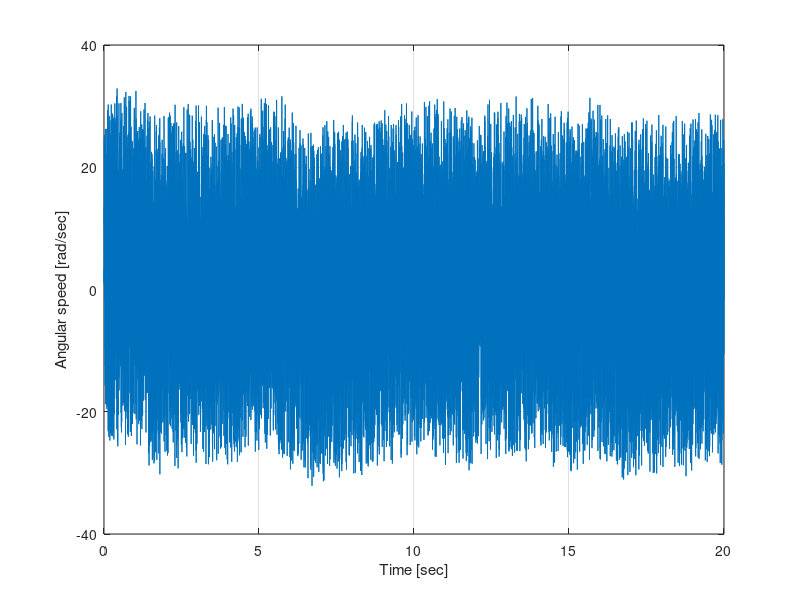
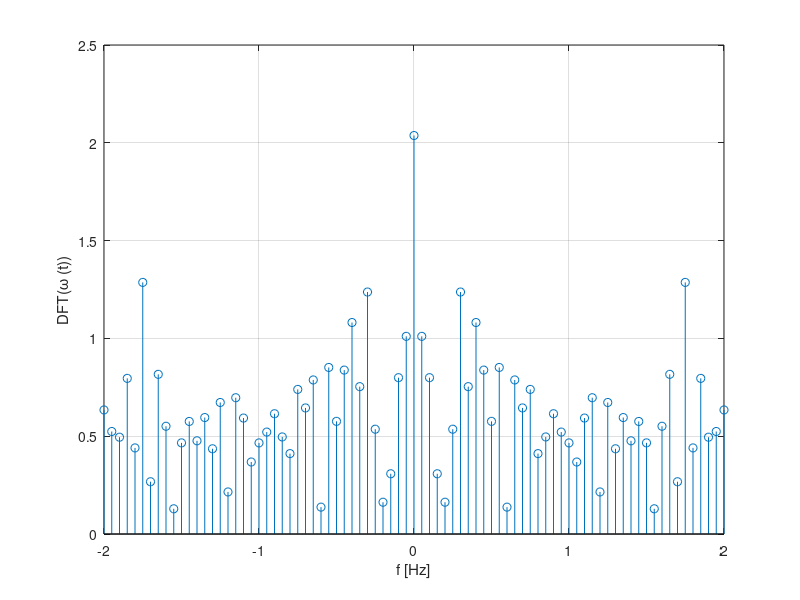

Write the MATLAB code that produced these figures, in order. (Note: this script raises an error after producing the figures.)
clear
close all
clc

%% Data visualization

% Question 1
load("data-proj.mat")
whos

%% Question 2
figure(1)
plot(t, omega)
grid on
hold on
xlabel('Time [sec]')
ylabel('Angular speed [rad/sec]')



%% Analog filtering

% Question 3
Te1 = t(2)-t(1);

%% Question 4
Te2= 0.05; 
Fe2=1/Te2;
Tf=t(end);
N=Tf/Te2 ;

f1=-Fe2*(N/2-1)/N:Fe2/N:0;
f2=Fe2/N:Fe2/N:(N/2)*Fe2/N;
f = [f2,f1];
w= zeros(N,1);
for m=1:N
  for k=1:N
    w(m)=w(m)+omega(k)*exp(-1i*2*pi*m*k/N);
  
  end
end

figure(2)
stem(f,abs(w)/N)
grid on
hold on
xlim([-2 2])
xlabel('f [Hz]')
ylabel('DFT(\omega (t))')


%% Question 6
% filter design
t1=0:Te2:t(end)-Te2;
fc1=2;
H1=tf(1,[1/(2*pi*fc1)  1]);
wf=lsim(H1,w,t1);

% plot of filtered signal
figure(1);
plot(t1,wf,'r')
grid on
legend(' \omega(t) unfiltered','\omega_{f}(t) filtered','Fontsize',14)

t_temp = t';
omega = omega';
data = [t_temp,omega];


%% Question 7
figure(2)
stem(f,abs(wf)/N, 'r')
grid on
xlim([-2 2])
legend(' DFT of \omega(t)','DFT of \omega_{f}(t)','Fontsize',14)



%% Sampling

% Question 8
temp1 = 1:round(Te2/Te1):length(wf);
we=wf(temp1);

%% Question 10
Te = (0:length(we)-1) * Te2;

%% Question 11
figure(3)
plot(t1,wf)
xlim([10 12])
xlabel('Time [sec]')
ylabel('Angular Velocity [rad/sec]')
grid on
hold on
stem(Te,abs(we), 'r')
legend(' \omega_{f}(t)','\omega_{e}(t)','Fontsize',14)

%% Question 12
we_dft = fft(we);

figure(4)
stem(f,abs(w)/N)
hold on
stem(f,abs(wf)/N, 'r')
stem(Te,abs(we_dft)/N, 'g')
xlabel('Frequency [Hz]')
ylabel('Amplitude')
legend({'ω(t)', 'ωf(t)', 'ωe(t)'})
xlim([-1 1])

%% Question 